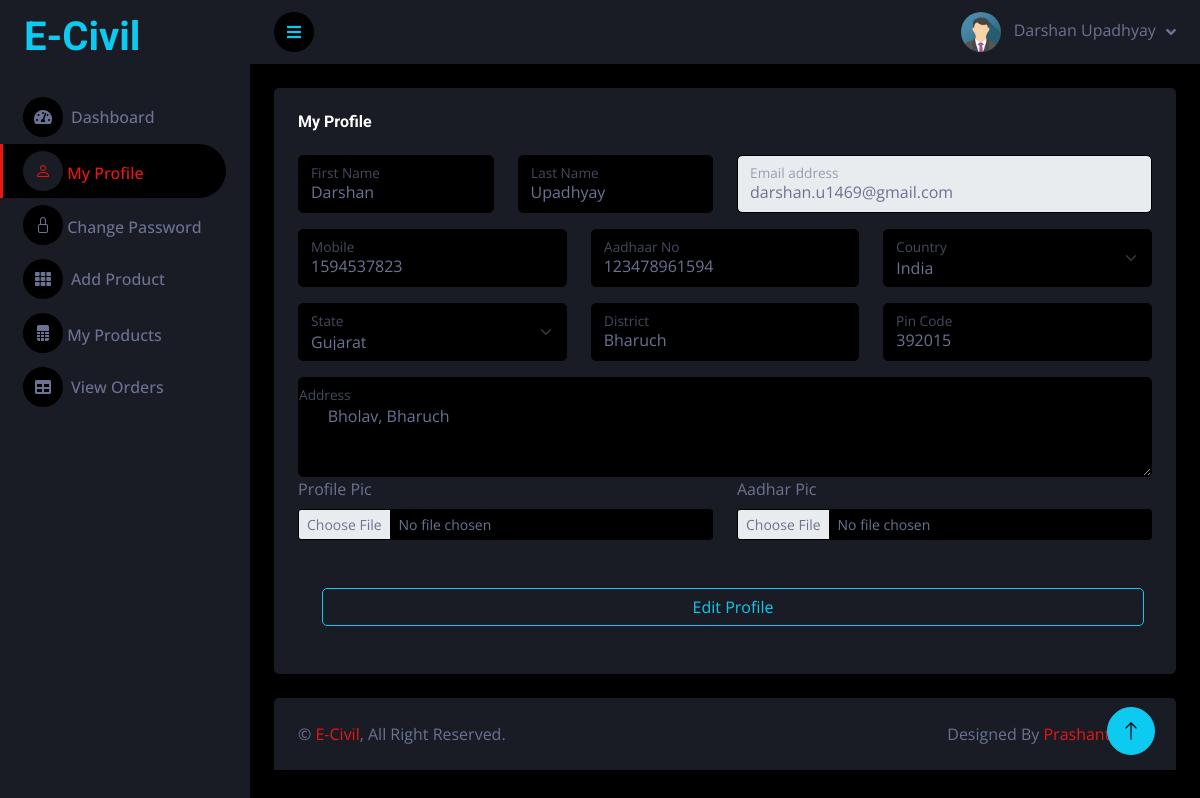
The page /seller/My_Profile/ (signed in) on the database its author committed.
### seller/models.py (models this page shows, shortened)
class User(models.Model):
    fname = models.CharField(max_length=100)
    lname = models.CharField(max_length=100)
    email = models.EmailField(unique=True)
    mobile = models.CharField(max_length=15)
    password = models.CharField(max_length=100)
    pic = models.FileField(upload_to='Profile_Pic',default='avtar.png')
    cou = [('India','India')]
    sta = [('Gujarat','Gujarat'),('Goa','Goa'),('Delhi','Delhi'),('Rajasthan','Rajasthan'),]
    address = models.TextField(null=True,blank=True)
    country = models.CharField(max_length=10,blank=True,null=True)
    state = models.CharField(max_length=10,blank=True,null=True)
    district = models.CharField(max_length=20,blank=True,null=True)
    pincode = models.CharField(max_length=20,blank=True,null=True)
    aadhar = models.CharField(max_length=15,blank=True,null=True)
    aadharpic = models.FileField(upload_to='AadharPic',blank=True,null=True)
    pic = models.FileField(upload_to='profile',default='avtar.png')

### seller/views.py (the view, shortened to what this page needs)
# urls.py: path('My_Profile/', views.profile,name='profile'),
def profile(request):
    uid = User.objects.get(email=request.session['email'])
    return render(request, 'profile.html',{'uid':uid})

### seller/templates/profile.html (shortened to what this page needs)
{% extends 'blank.html' %}
{% load static %}
{% block profile %}
                    <a href="{% url 'profile' %}" class="nav-item nav-link active"><i class="bi bi-person"></i> My Profile</a>
                    {% endblock %}
{% block content %}
<div class="container-fluid pt-4 px-4">
    <div class="row g-4">
<form action="{% url 'profile' %}" method="POST" enctype="multipart/form-data">
    <div class="col-sm-12 col-xl-12">
        <div class="bg-secondary rounded h-100 p-4">
            <h6 class="mb-4">My Profile</h6>
            <div class="row">
                <div class="col-3">
                    <div class="form-floating mb-3">
                        <input type="text" class="form-control" id="floatingInput"
                            placeholder="First Name" name="fname" value="{{uid.fname}}" required>
                        <label for="floatingInput">First Name</label>
                    </div>
                </div>
                <div class="col-3">
                    <div class="form-floating mb-3">
                        <input type="text" class="form-control" id="floatingPassword"
                            placeholder="Last Name" name="lname" value="{{uid.lname}}" required>
                        <label for="floatingPassword">Last Name</label>
                    </div>
                </div>
                <div class="col-6">
                    <div class="form-floating mb-3">
                        <input type="email" class="form-control" disabled id="floatingInput"
                            placeholder="name@example.com" name="email" value="{{uid.email}}">
                        <label for="floatingInput">Email address</label>
                    </div>
                </div>
            </div>
            <div class="row">
                <div class="col-4">
                    <div class="form-floating mb-3">
                        <input type="text" class="form-control" id="floatingInput"
                            placeholder="Mobile" name="mobile" value="{{uid.mobile}}" required>
                        <label for="floatingInput">Mobile</label>
                    </div>
                </div>
                <div class="col-4">
                    <div class="form-floating mb-3">
                        <input type="text" class="form-control" id="floatingInput"
                            placeholder="Aadhaar No" name="aadhar" value="{{uid.aadhar}}" required>
                        <label for="floatingInput">Aadhaar No</label>
                    </div>
                </div>
                <div class="col-4">
                    <div class="form-floating mb-3">
                        <select class="form-select" id="floatingSelect"
                            aria-label="Floating label select example" name="country" value="{{uid.country}}" required>
                            <option value="{{uid.country}}">{{uid.country}}</option>
                        </select>
                        <label for="floatingSelect">Country</label>
                    </div>
                </div>
            </div>
            <div class="row">
                <div class="col-4">
                    <div class="form-floating mb-3">
                        <select class="form-select" id="floatingSelect"
                            aria-label="Floating label select example" name="state" value="{{uid.state}}" required>
                            <option value="{{uid.state}}">{{uid.state}}</option>
                        </select>
                        <label for="floatingSelect">State</label>
                    </div>
                </div>
                <div class="col-4">
                    <div class="form-floating mb-3">
                        <input type="text" class="form-control" id="floatingPassword"
                            placeholder="District" name="district" value="{{uid.district}}" required>
                        <label for="floatingPassword">District</label>
                    </div>
                </div>
                <div class="col-4">
                    <div class="form-floating mb-3">
                        <input type="text" class="form-control" id="floatingPassword"
                            placeholder="Pin Code" name="pincode" value="{{uid.pincode}}" required>
                        <label for="floatingPassword">Pin Code</label>
                    </div>
                </div>
            </div>
            <div class="row">
                <div class="form-floating">
                    <textarea class="form-control" placeholder="Address"
                        id="floatingTextarea" name="address" style="height: 100px;">{% if uid.address %} {{uid.address}} {% endif %}</textarea>
                    <label for="floatingTextarea">Address</label>
                </div>
            </div>
            <div class="row">
                <div class="col-6">
                    <div class="mb-8">
                        <label for="formFileSm" class="form-label">Profile Pic</label>
                        <input class="form-control form-control-sm bg-dark" name="pic" id="formFileSm" type="file">
                    </div><br>
                </div>
                <div class="col-6">
                    <div class="mb-7">
                        <label for="formFileSm" class="form-label">Aadhar Pic</label>
                        <input class="form-control form-control-sm bg-dark" name="aadharpic" id="formFileSm" type="file">
                    </div>
                </div>
            </div>
            <div class="bg-secondary rounded h-100 p-4">
                <div class="m-n2">
                    <button class="btn btn-outline-info w-100 m-2 text-center" type="submit">Edit Profile</button>
                </div>
            </div>
        </div>
    </div>
</form>
</div>
</div>
{% endblock %}

### seller/templates/blank.html (shortened to what this page needs)
{% load static %}
<!DOCTYPE html>
<html lang="en">
<head>
    <link href="https://cdnjs.cloudflare.com/ajax/libs/font-awesome/5.10.0/css/all.min.css" rel="stylesheet">
    <link href="https://cdn.jsdelivr.net/npm/bootstrap-icons@1.4.1/font/bootstrap-icons.css" rel="stylesheet">
    <link href="{% static 'lib/owlcarousel/owl.carousel.min.css' %}" rel="stylesheet">
    <link href="{% static 'lib/tempusdominus/css/tempusdominus-bootstrap-4.min.css' %}" rel="stylesheet" />
    <link href="{% static 'css/bootstrap.min.css' %}" rel="stylesheet">
    <link href="{% static 'css/style.css' %}" rel="stylesheet">
</head>
<body>
    <div class="container-fluid position-relative d-flex p-0">
        <div class="sidebar pe-4 pb-3">
            <nav class="navbar bg-secondary navbar-dark">
                <a href="{% url 'index' %}" class="navbar-brand mx-4 mb-3">
                    <h1 class="text-info">E-Civil</h1>
                </a>
                <div class="navbar-nav w-100">
                    {% block dash %}
                    <a href="{% url 'index' %}" class="nav-item nav-link "><i class="fa fa-tachometer-alt me-2"></i>Dashboard</a>
                    {% endblock %}
                    {% block profile %}{% endblock %}
                    {% block change %}
                    <a href="{% url 'changepswd' %}" class="nav-item nav-link"><i class="bi bi-lock"></i>
                        Change Password</a>
                    {% endblock %}
                    {% block service %}
                    <a href="{% url 'service' %}" class="nav-item nav-link"><i class="fa fa-th me-2"></i>Add Product</a>
                    {% endblock %}
                    {% block my %}
                    <a href="{% url 'myservice' %}" class="nav-item nav-link"><i class="bi bi-file-spreadsheet-fill"></i>           My Products</a>
                    {% endblock %}
                    {% block order %}
                    <a href="{% url 'view-client-booking' %}" class="nav-item nav-link"><i class="fa fa-table me-2"></i>View Orders</a>
                    {% endblock %}
                </div>
            </nav>
        </div>
        <div class="content">
            <nav class="navbar navbar-expand bg-secondary navbar-dark sticky-top px-4 py-0">
                <a href="#" class="sidebar-toggler flex-shrink-0" style="color: #0dcaf0;">
                    <i class="fa fa-bars"></i>
                </a>
                <div class="navbar-nav align-items-center ms-auto">
                    <div class="nav-item dropdown">
                        <a href="#" class="nav-link dropdown-toggle" data-bs-toggle="dropdown">
                            <img class="rounded-circle me-lg-2" src="{{uid.pic.url}}" alt="" style="width: 40px; height: 40px;">
                            <span class="d-none d-lg-inline-flex">{{uid.fname}} {{uid.lname}}</span>
                        </a>
                    </div>
                </div>
            </nav>
{% block content %}
{% endblock %}
            <div class="container-fluid pt-4 px-4">
                <div class="bg-secondary rounded-top p-4">
                    <div class="row">
                        <div class="col-12 col-sm-6 text-center text-sm-start">
                            &copy; <a href="{% url 'client_index' %}">E-Civil</a>, All Right Reserved.
                        </div>
                        <div class="col-12 col-sm-6 text-center text-sm-end">
                            Designed By <a href="">Prashant Rana</a>
                        </div>
                    </div>
                </div>
            </div>
        </div>
        <a href="#" class="btn btn-lg btn-info btn-lg-square back-to-top"><i class="bi bi-arrow-up"></i></a>
    </div>
</body>
</html>

### seller/static/css/style.css (style rules this page uses)
:root { --primary: #EB1616; --secondary: #191C24; --light: #6C7293; --dark: #000000; }
.back-to-top { position: fixed; display: none; right: 45px; bottom: 45px; z-index: 99; }
.btn { transition: .5s; }
.btn-lg-square { width: 48px; height: 48px; }
.btn-square, .btn-sm-square, .btn-lg-square { padding: 0; display: inline-flex; align-items: center; justify-content: center; font-weight: normal; border-radius: 50px; }
.sidebar { position: fixed; top: 0; left: 0; bottom: 0; width: 250px; height: 100vh; overflow-y: auto; background: var(--secondary); transition: 0.5s; z-index: 999; }
.content { margin-left: 250px; min-height: 100vh; background: var(--dark); transition: 0.5s; }
@media (min-width: 992px) { .sidebar { margin-left: 0; } }
@media (min-width: 992px) { .content { width: calc(100% - 250px); } }
.sidebar .navbar .navbar-nav .nav-link { padding: 7px 20px; color: var(--light); font-weight: 500; border-left: 3px solid var(--secondary); border-radius: 0 30px 30px 0; outline: none; }
.sidebar .navbar .navbar-nav .nav-link:hover, .sidebar .navbar .navbar-nav .nav-link.active { color: var(--primary); background: var(--dark); border-color: var(--primary); }
.sidebar .navbar .navbar-nav .nav-link i { width: 40px; height: 40px; display: inline-flex; align-items: center; justify-content: center; background: var(--dark); border-radius: 40px; }
.sidebar .navbar .navbar-nav .nav-link:hover i, .sidebar .navbar .navbar-nav .nav-link.active i { background: var(--secondary); }
.content .navbar .navbar-nav .nav-link { margin-left: 25px; padding: 12px 0; color: var(--light); outline: none; }
.content .navbar .sidebar-toggler, .content .navbar .navbar-nav .nav-link i { width: 40px; height: 40px; display: inline-flex; align-items: center; justify-content: center; background: var(--dark); border-radius: 40px; }
.content .navbar .dropdown-toggle::after { margin-left: 6px; vertical-align: middle; border: none; content: "\f107"; font-family: "Font Awesome 5 Free"; font-weight: 900; transition: .5s; }

### rows shown on the page
User: pic (picture), fname "Darshan", lname "Upadhyay", email "darshan.u1469@gmail.com", mobile "1594537823", aadhar "123478961594", country "India", state "Gujarat", district "Bharuch", pincode "392015", address "Bholav, Bharuch"
